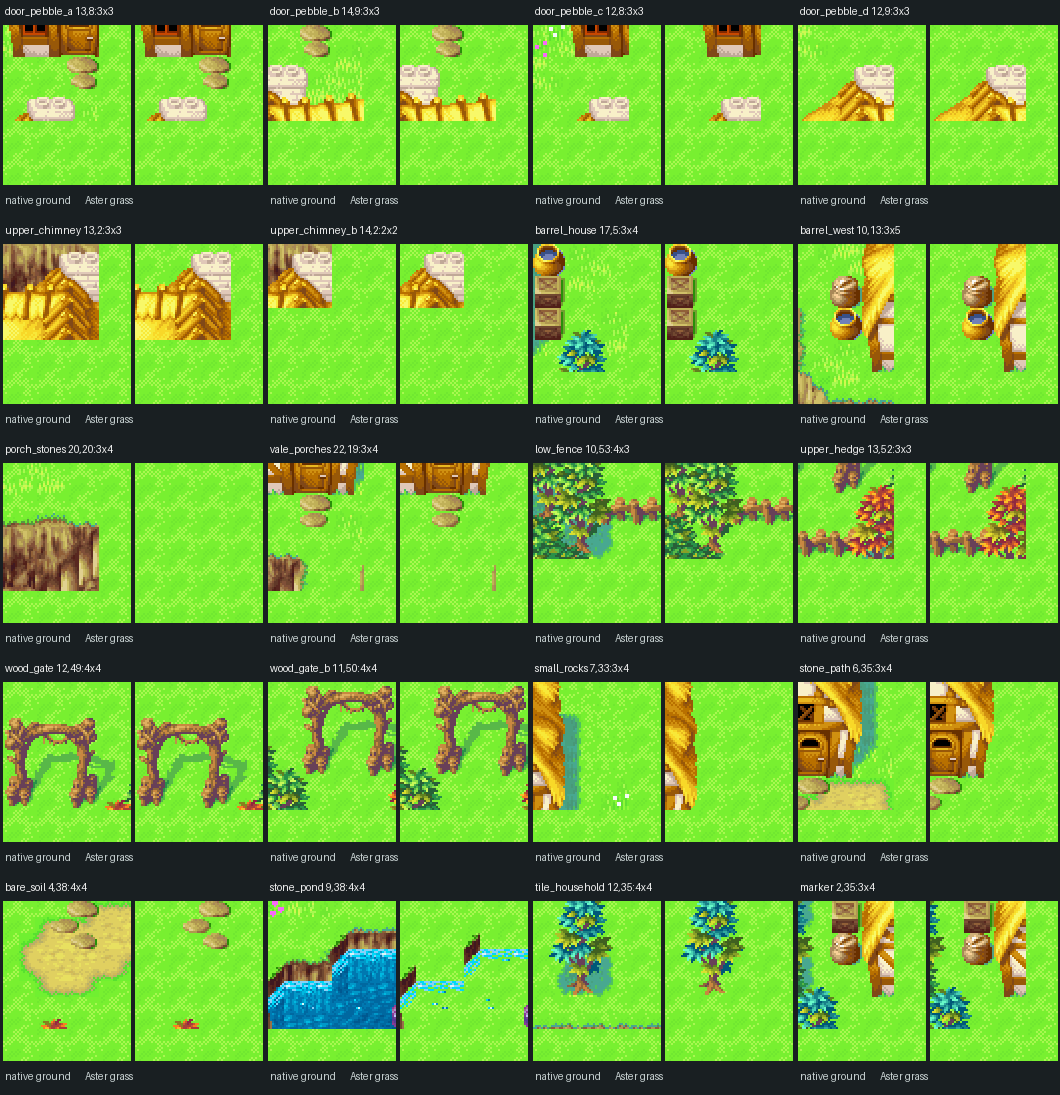

This chart was generated by the following Python code:
#!/usr/bin/env python3
"""Inspect only original Golden Sun Vale Map003 household props for Aster's dry well.

Place complete native upper-layer crops on Aster's three-layer grass; compare
against their original ground so cliff, roof, liquid, and palette residues are
obvious. This generator changes no actual scene or gameplay map.
"""
from pathlib import Path
from PIL import Image, ImageDraw
import aster_layout as town
import aster_visual_preview as render

ROOT=Path(__file__).resolve().parents[1]
OUT=ROOT/"tools/aster_well_prop_atlas.png"
# Crops near a doorstep, bucket, chimney, village wood fence and stone ornaments.
# label, Vale x,y,w,h. Some are deliberate NEGATIVE controls.
STUDIES=(
  ("door_pebble_a",13,8,3,3),
  ("door_pebble_b",14,9,3,3),
  ("door_pebble_c",12,8,3,3),
  ("door_pebble_d",12,9,3,3),
  ("upper_chimney",13,2,3,3),
  ("upper_chimney_b",14,2,2,2),
  ("barrel_house",17,5,3,4),
  ("barrel_west",10,13,3,5),
  ("porch_stones",20,20,3,4),
  ("vale_porches",22,19,3,4),
  ("low_fence",10,53,4,3),
  ("upper_hedge",13,52,3,3),
  ("wood_gate",12,49,4,4),
  ("wood_gate_b",11,50,4,4),
  ("small_rocks",7,33,3,4),
  ("stone_path",6,35,3,4),
  ("bare_soil",4,38,4,4),
  ("stone_pond",9,38,4,4),
  ("tile_household",12,35,4,4),
  ("marker",2,35,3,4),
)
W,H=4,5
COLS=4
CARD_W=265
CARD_H=219
Z=2

def main():
    native=town.load_vale()
    tiles,pal,_=render.load_tiles()
    meta=render.load_metatiles()
    invalid=set()
    cached={}
    art={}
    def draw_mt(token,base):
        val=int(token.split(":")[0],16)&0xfff
        key=(val,base)
        if key not in art:
            art[key]=render.render_metatile(val,meta,tiles,pal,invalid,cached,base)
        return art[key]
    bg=Image.new("RGBA",(W*16,H*16),render.EMPTY_BG)
    for y in range(H):
        for x in range(W):
            for tile,base in (("ba",0),("15",2),("15",2)):
                pic=draw_mt(tile,base)
                if pic is not None:bg.alpha_composite(pic,(x*16,y*16))
    R=(len(STUDIES)+COLS-1)//COLS
    atlas=Image.new("RGB",(CARD_W*COLS,CARD_H*R),(25,31,34))
    painter=ImageDraw.Draw(atlas)
    for i,(name,sx,sy,w,h) in enumerate(STUDIES):
        assert sx+w<=30 and sy+h<=57,(name,sx,sy)
        ax,ay=(i%COLS)*CARD_W,(i//COLS)*CARD_H
        painter.text((ax+5,ay+5),f"{name} {sx},{sy}:{w}x{h}",fill=(240,240,240))
        for mode in range(2):
            frame=bg.copy()
            for dy in range(h):
                for dx in range(w):
                    loc=(dx*16,dy*16)
                    if mode==0:
                        p=draw_mt(native[sy+dy][sx+dx],0)
                        if p is not None:frame.alpha_composite(p,loc)
                    for shift in (30,60):
                        p=draw_mt(native[sy+dy][sx+dx+shift],2)
                        if p is not None:frame.alpha_composite(p,loc)
            frame=frame.resize((W*16*Z,H*16*Z),Image.Resampling.NEAREST)
            atlas.paste(frame.convert("RGB"),(ax+3+mode*132,ay+25))
        painter.text((ax+5,ay+194),"native ground       Aster grass",fill=(200,210,210))
    atlas.save(OUT,optimize=True)
    print("Native Vale candidate props:",len(STUDIES),"atlas:",OUT)
    if invalid: print("Bad source graphics (do not use):",sorted(invalid,key=str)[:20])
    print("Source-only diagnostic. No Aster Map180 changes.")
if __name__=="__main__":
    main()
